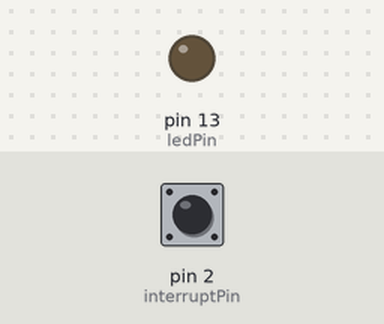
The sketch below on a simulated Arduino Uno, built with avr-gcc and run on an emulated ATmega328P. On the bench: output pins drawn as LEDs (lit = HIGH). The test bench sets the inputs (shaded band); at power-on: pin 2 (interruptPin) HIGH.

Above: at 1.2 s.
1.3 s: pin 2 (interruptPin) pulled LOW for 0.15 s
At 1.37 s:
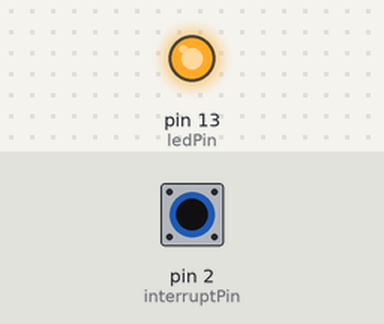
2.9 s: pin 2 (interruptPin) pulled LOW for 3.2 s
At 7.5 s:
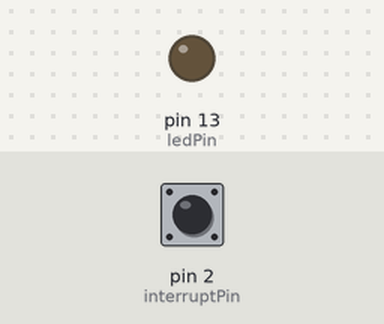
Timing chart, 0 to 9.0 s (numbered marks = the images above; inputs shaded):
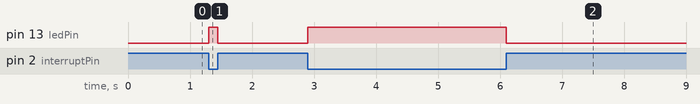

The sketch:

60_Interrupt_Pin.ino
```cpp
const uint8_t ledPin = 13;
const uint8_t interruptPin = 2;
volatile bool state = false;  //volatile ist wichtig, das die Variable in der ISR geändert wird.


/** Das ist die ISR */
void blink()
{
  state = !digitalRead(interruptPin);
}

void setup()
{
  pinMode(ledPin, OUTPUT);
  pinMode(interruptPin, INPUT_PULLUP); //INPUT_PULLUP heißt: mit einem internen 10kOhm Wiedersstand mit 5V verbunden. D.h im unbeschaltenten Zustand: HIGH
  attachInterrupt(digitalPinToInterrupt(interruptPin), blink, CHANGE); //Hier wird die ISR installiert
}

void loop()
{
  digitalWrite(ledPin, state);
}
```

Measured:
- after the input at 1.3 s, pin 13 (ledPin): LOW → HIGH at once, → LOW 0.15 s later
- after the input at 2.9 s, pin 13 (ledPin): LOW → HIGH at once, → LOW 3.2 s later
